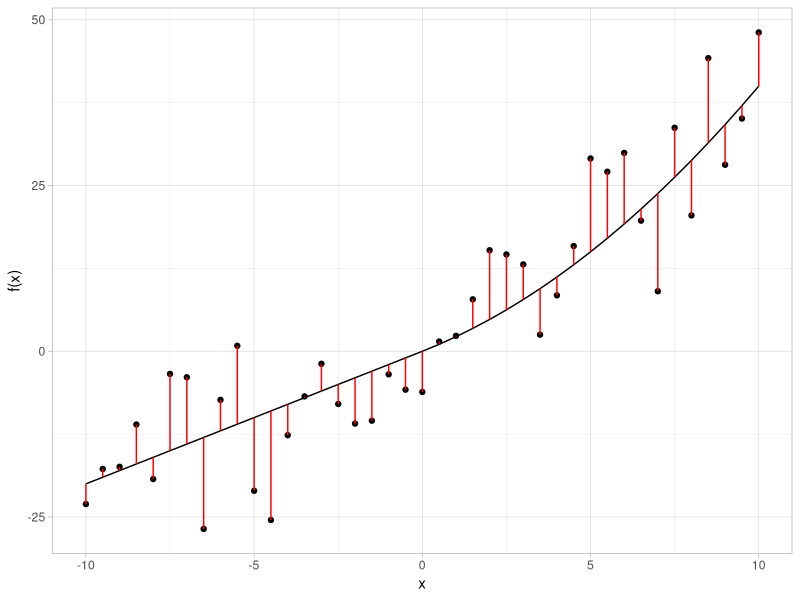
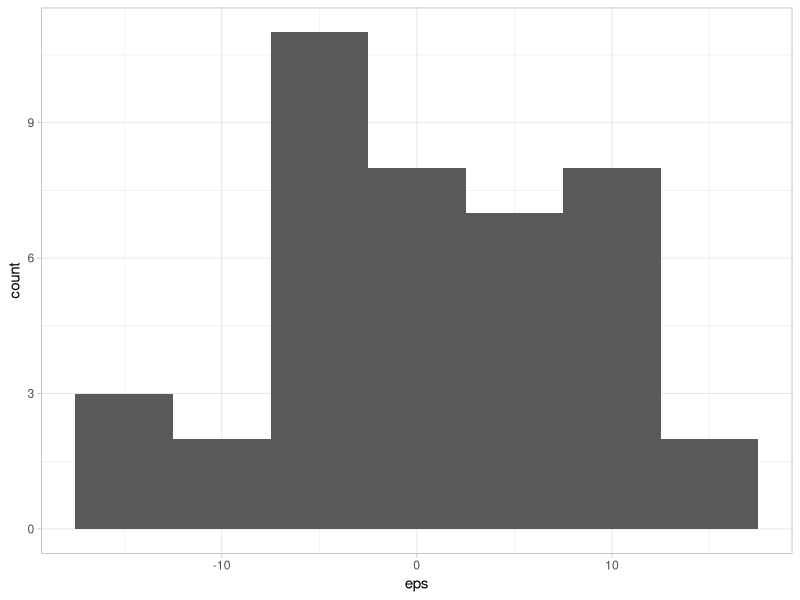
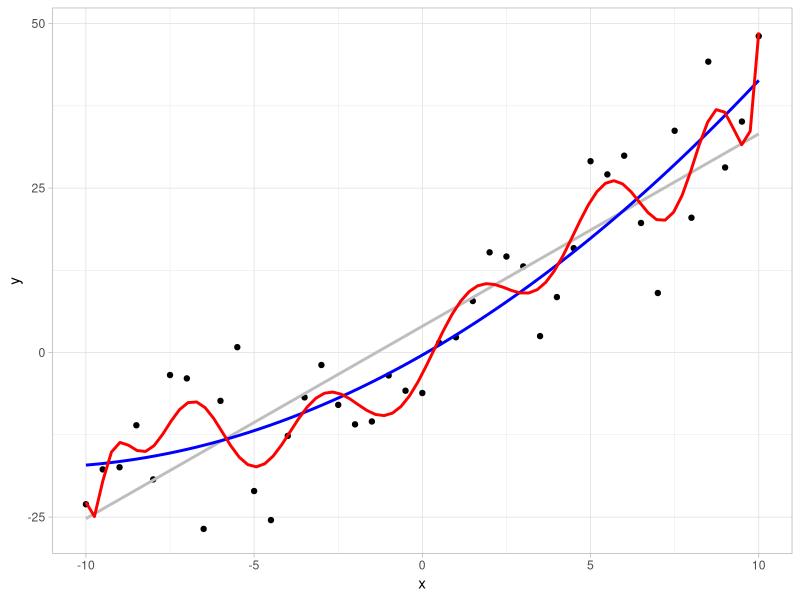
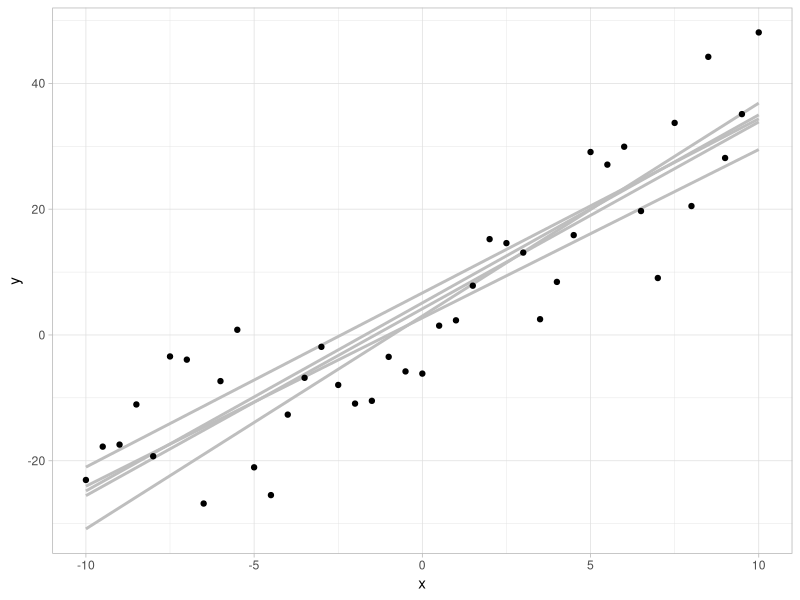
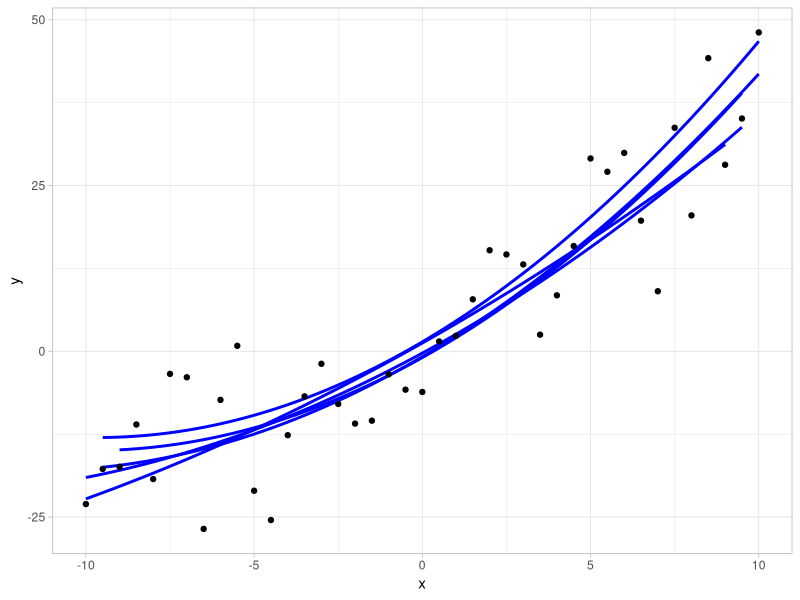
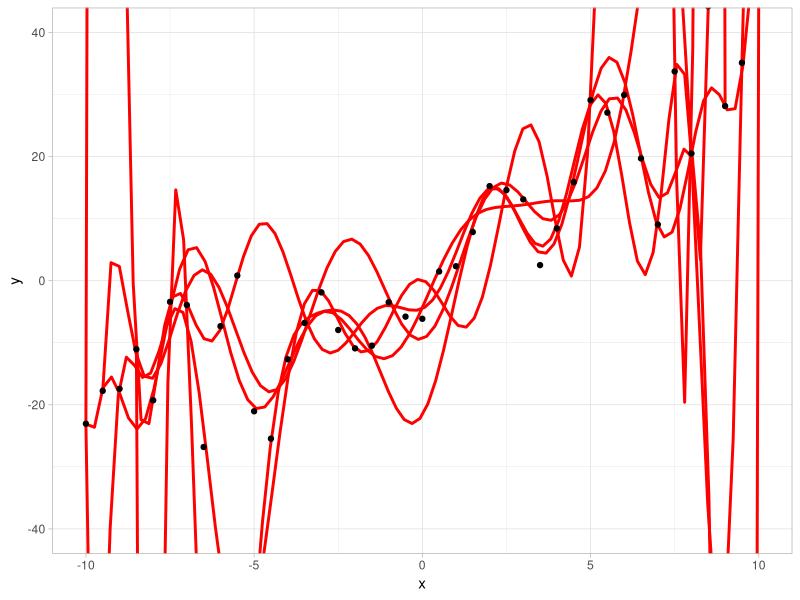
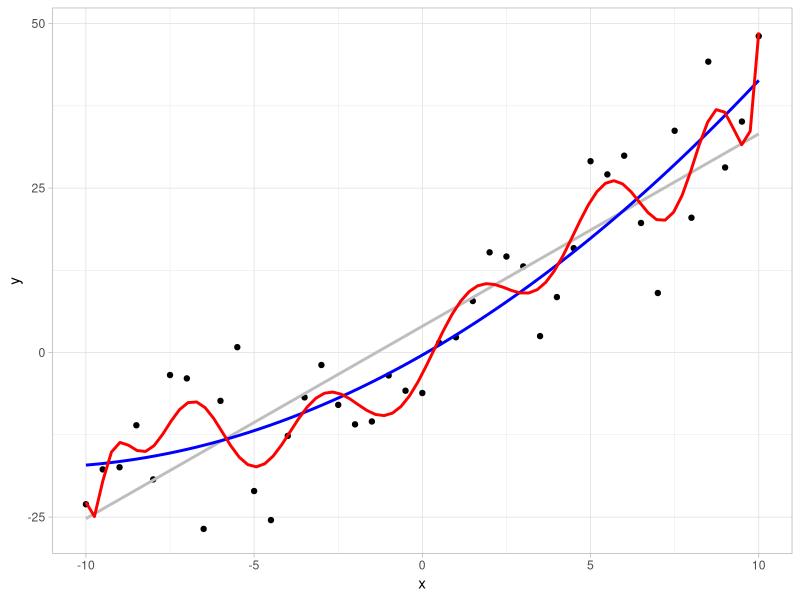

R code for these plots, in order:
## ---- chunk 1
library(ggplot2)
f <- function(x) {
  y <- x
  y <- y * 2 
  y[y > 0] <- y[y > 0] + 0.05*y[y > 0]^2
  y
}

x <- -20:20/2
eps <- rnorm(length(x), 0, 10)
y = f(x) + eps
ggplot() + 
  geom_line(aes(x=x, y=f(x))) +
  geom_point(aes(x=x, y=y)) +
  geom_segment(aes(x=x, y=f(x), xend=x, yend=y), color='red') +
  theme_light()
## ---- chunk 2
ggplot() + geom_histogram(aes(x=eps), binwidth=5) + theme_light()
## ---- chunk 3
ggplot(mapping=aes(x=x, y=y)) +
  geom_point() +
  geom_smooth(method=lm, se=F, color='gray') + 
  geom_smooth(method=lm, se=F, formula=y~poly(x, 2), color="blue") +
  geom_smooth(method=lm, se=F, formula=y~poly(x, 15), color='red') +
  theme_light()
## ---- chunk 4
sample_size <- 20
samples <-do.call(c, lapply(1:5, function(i) sample(1:length(x), sample_size, replace=FALSE)))
sample_idx <- rep(1:5, each=sample_size)
ggplot(mapping=aes(x=x[samples],y=y[samples],group=as.factor(sample_idx))) + 
  geom_smooth(method=lm, se=F, color="gray", fullrange=T) + 
  geom_point(aes(x=x, y=y, group=1)) +
  theme_light() +
  xlab("x") + 
  ylab("y")

## ---- chunk 5
samples <-do.call(c, lapply(1:5, function(i) sample(1:length(x), sample_size, replace=FALSE)))
sample_idx <- rep(1:5, each=sample_size)
ggplot(mapping=aes(x=x[samples],y=y[samples],group=as.factor(sample_idx))) + 
  geom_smooth(method=lm, se=F, color="blue", formula=y~poly(x, 2)) + 
  geom_point(aes(x=x, y=y, group=1)) +
  theme_light() +
  xlab("x") + 
  ylab("y")

## ---- chunk 6
samples <-do.call(c, lapply(1:5, function(i) sample(1:length(x), sample_size, replace=FALSE)))
sample_idx <- rep(1:5, each=sample_size)
ggplot(mapping=aes(x=x[samples],y=y[samples],group=as.factor(sample_idx))) + 
  geom_smooth(method=lm, se=F, formula=y~poly(x, 15), color="red") + 
  geom_point(aes(x=x, y=y, group=1)) + 
  theme_light() +
  xlab("x") + 
  ylab("y") +
  coord_cartesian(ylim = c(-40, 40))

## ---- chunk 7
ggplot(mapping=aes(x=x, y=y)) +
  geom_point() +
  geom_smooth(method=lm, se=F, color='gray') + 
  geom_smooth(method=lm, se=F, formula=y~poly(x, 2), color="blue") +
  geom_smooth(method=lm, se=F, formula=y~poly(x, 15), color='red') +
  theme_light()
